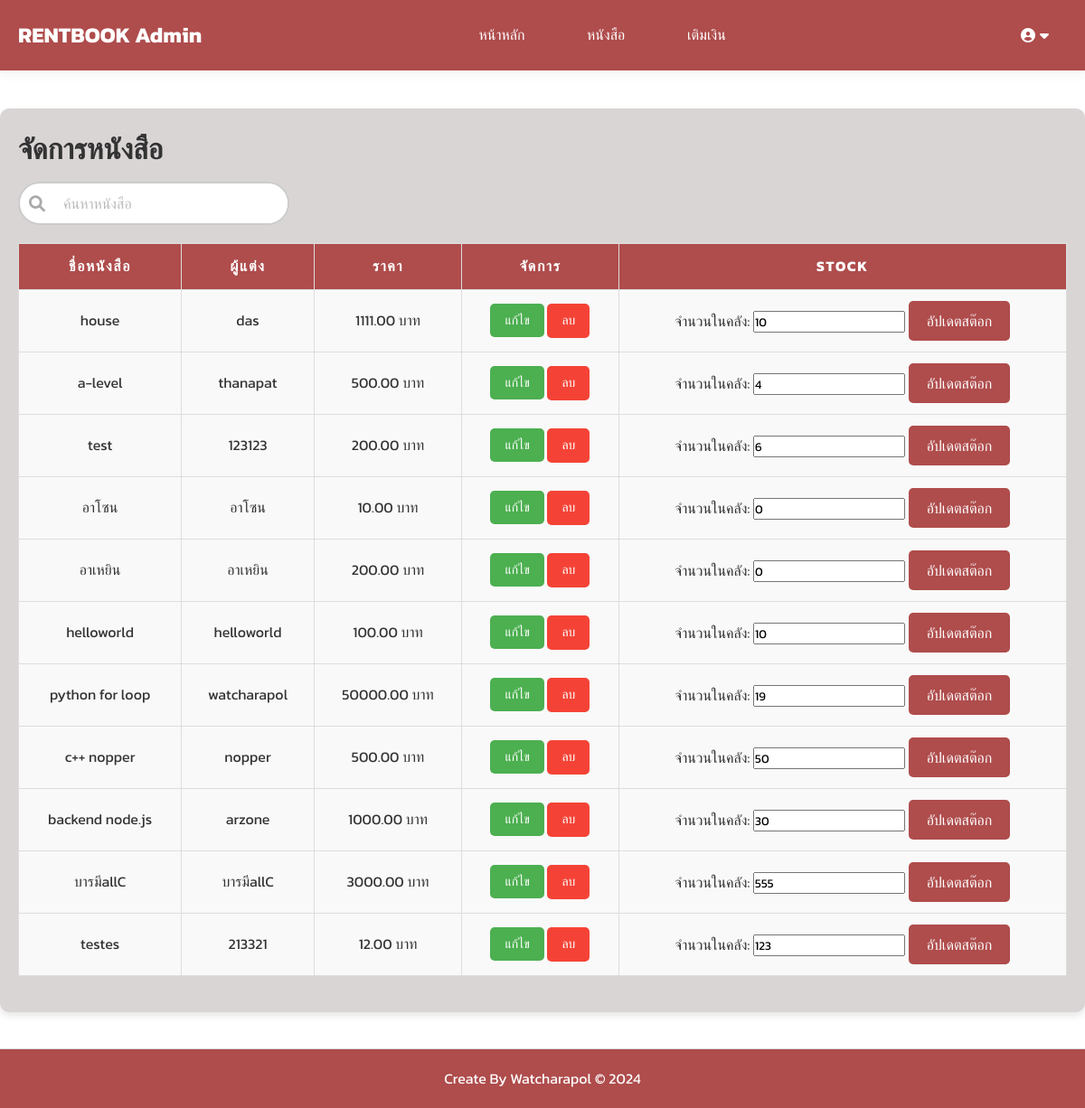
Screenshot of /backend/edit_book.php (signed in) with the database file from the repository.
### tables this page shows
CREATE TABLE `books` (
  `id` int(11) NOT NULL,
  `title` varchar(255) NOT NULL,
  `author` varchar(255) DEFAULT NULL,
  `description` text DEFAULT NULL,
  `price` decimal(10,2) NOT NULL,
  `created_at` timestamp NOT NULL DEFAULT current_timestamp(),
  `cover_image` varchar(255) DEFAULT NULL,
  `stock` int(11) DEFAULT 0,
  `category_id` int(11) DEFAULT NULL
);

### backend/edit_book.php (the view, shortened to what this page needs)
<?php
    include('../config.php');
    include('notifyonbackend.php');
    $search = "";
    $stmt = $conn->prepare("SELECT * FROM books WHERE title LIKE ?");
    $search_param = "%" . $search . "%";
    $stmt->bind_param('s', $search_param);
    $stmt->execute();
    $result = $stmt->get_result();
?>
<!DOCTYPE html>
<html lang="en">
<head>
    <link rel="stylesheet" href="../css/style.css">
    <link href="https://cdnjs.cloudflare.com/ajax/libs/font-awesome/6.0.0/css/all.min.css" rel="stylesheet">
</head>
<body>
    <header>
        <nav class="navbar">
            <div class="logo">
                <h1>RENTBOOK Admin</h1>
            </div>
            <div class="menu">
                <a href="../index.php" class="nav-link">หน้าหลัก</a>
                <a href="../book.php" class="nav-link">หนังสือ</a>
                <a href="../top_up.php" class="nav-link">เติมเงิน</a>
            </div>
            <div class="user-menu">
                <?php if (isset($_SESSION['username'])): ?>
                    <div class="user-name">
                        <i class="fas fa-user-circle"></i>  <i class="fas fa-caret-down"></i>
                    </div>
                <?php else: ?>
                    <a href="../login.php" class="login-btn"><i class="fas fa-sign-in-alt"></i> เข้าสู่ระบบ</a>
                    <a href="../register.php" class="register-btn"><i class="fas fa-user-plus"></i> สมัครสมาชิก</a>
                <?php endif; ?>
            </div>
        </nav>
    </header>
    <main>
        <div class="Purm">
            <h1>จัดการหนังสือ</h1>
            <form class="search-form1" method="GET" action="">
                <div class="search-input">
                    <i class="fas fa-search"></i>
                    <input type="text" name="search" placeholder="ค้นหาหนังสือ" value="<?= htmlspecialchars($search) ?>">
                </div>
            </form>
            <table class="book-table">
                <thead>
                    <tr>
                        <th>ชื่อหนังสือ</th>
                        <th>ผู้แต่ง</th>
                        <th>ราคา</th>
                        <th>จัดการ</th>
                        <th>STOCK</th>
                    </tr>
                </thead>
                <tbody>
                    <?php while ($book = $result->fetch_assoc()): ?>
                    <tr>
                        <td><?= $book['title'] ?></td>
                        <td><?= $book['author'] ?></td>
                        <td><?= $book['price'] ?> บาท</td>
                        <td>
                            <a href="edit_booksystem.php?id=<?= $book['id'] ?>" class="btn-edit">แก้ไข</a>
                            <a href="del_booksystem.php?id=<?= $book['id'] ?>" class="btn-delete" onclick="return confirm('คุณต้องการลบหนังสือเล่มนี้หรือไม่?');">ลบ</a>
                        </td>
                        <td>
                            <form method="POST" action="update_stock.php">
                                <label for="stock">จำนวนในคลัง:</label>
                                <input type="number" name="stock" id="stock" value="<?= $book['stock'] ?>" min="0">
                                <button type="submit" class="btn">อัปเดตสต๊อก</button>
                            </form>
                        </td>
                    </tr>
                    <?php endwhile; ?>
                </tbody>
            </table>
        </div>
    </main>
    <footer>
        <p>Create By Watcharapol &copy; 2024</p>
    </footer>
</body>
</html>

### css/style.css (style rules this page uses)
:root { --primary-bg-color: #af4c4c; --primary-text-color: white; --secondary-bg-color: #fff; --secondary-text-color: #333; --hover-bg-color: #af4c4c; --btn-bg-color: #af4c4c; --btn-hover-bg-color: #af4c4c; --delete-btn-bg-color: #f44336; --delete-btn-hover-bg-color: #e53935; --toast-bg-color: #af4c4c; }
* { margin: 0; padding: 0; box-sizing: border-box; font-family: "Kanit", sans-serif; }
body { background-color: var(--secondary-bg-color); color: #333; line-height: 1.6; padding-top: 80px; }
header { background-color: var(--primary-bg-color); padding: 20px; border-bottom: 1px solid #ffffff; box-shadow: 0px 4px 12px rgba(0, 0, 0, 0.05); position: fixed; top: 0; left: 0; width: 100%; z-index: 1000; }
.navbar { display: flex; justify-content: space-between; align-items: center; max-width: 1200px; margin: 0 auto; color: var(--primary-text-color); }
.navbar .logo h1 { font-size: 1.5rem; font-weight: bold; }
.navbar .menu a { color: var(--primary-text-color); text-decoration: none; margin-left: 20px; font-size: 1rem; padding: 10px 15px; border-radius: 5px; transition: background-color 0.3s ease; }
.nav-link { color: #fff; text-decoration: none; font-size: 18px; margin: 0 15px; position: relative; transition: color 0.3s ease-in-out; }
.nav-link::after { content: ""; position: absolute; left: 0; bottom: -5px; width: 0; height: 2px; background: #ffee00; transition: width 0.3s ease-in-out; }
.user-menu { position: relative; display: inline-block; }
.user-name { cursor: pointer; padding: 10px 20px; border-radius: 5px; display: flex; align-items: center; transition: background-color 0.3s ease; }
.user-name i { margin-left: 5px; }
main { max-width: 1200px; margin: 40px auto; padding: 20px; background-color: rgb(218, 213, 213); border-radius: 10px; box-shadow: 0 4px 8px rgba(0, 0, 0, 0.1); }
button.btn { padding: 10px 20px; background-color: var(--btn-bg-color); color: white; border: none; border-radius: 5px; font-size: 1rem; cursor: pointer; transition: background-color 0.3s ease; }
.book-table { width: 100%; border-collapse: collapse; margin: 20px 0; font-size: 1rem; min-width: 600px; }
.book-table th, .book-table td { padding: 12px 15px; border: 1px solid #ddd; text-align: center; }
.book-table th { background-color: var(--primary-bg-color); color: white; text-transform: uppercase; letter-spacing: 0.1em; }
.book-table tr { background-color: #f9f9f9; transition: background-color 0.3s ease; }
.book-table td { color: #333; }
.btn-delete { background-color: #f44336; color: white; padding: 8px 16px; text-decoration: none; border-radius: 5px; transition: background-color 0.3s ease, transform 0.3s ease; font-size: 14px; display: inline-block; }
footer { text-align: center; padding: 20px; background-color: var(--primary-bg-color); color: white; border-top: 1px solid #ddd; margin-top: 40px; }
.search-form1 { display: flex; justify-content: left; align-items: left; margin: 10px auto; }
.search-input { display: flex; align-items: center; position: relative; width: 300px; border: 2px solid #ccc; border-radius: 25px; background-color: #fff; padding-left: 10px; transition: all 0.3s ease; }
.search-input i { color: #aaa; font-size: 18px; margin-right: 10px; }
.search-input input { border: none; outline: none; padding: 10px; flex: 1; border-radius: 25px; font-size: 16px; }
.search-input input::placeholder { color: #bbb; }

### backend/edit_book.php (style rules this page uses)
.btn-edit, .btn-delete { padding: 8px 16px; color: white; text-decoration: none; border-radius: 5px; transition: 0.3s; font-size: 14px; }
.btn-edit { background-color: #4CAF50; }
.btn-delete { background-color: #f44336; }

### rows the page displays
books: title "house", author "das", price "1111.00", stock "10"
books: title "a-level", author "thanapat", price "500.00", stock "4"
books: title "test", author "123123", price "200.00", stock "6"
books: title "อาโซน", author "อาโซน", price "10.00", stock "0"
books: title "อาเหยิน", author "อาเหยิน", price "200.00", stock "0"
books: title "helloworld", author "helloworld", price "100.00", stock "10"
books: title "python for loop", author "watcharapol", price "50000.00", stock "19"
books: title "c++ nopper", author "nopper", price "500.00", stock "50"
books: title "backend node.js", author "arzone", price "1000.00", stock "30"
books: title "บารมีallC", author "บารมีallC", price "3000.00", stock "555"
books: title "testes", author "213321", price "12.00", stock "123"
